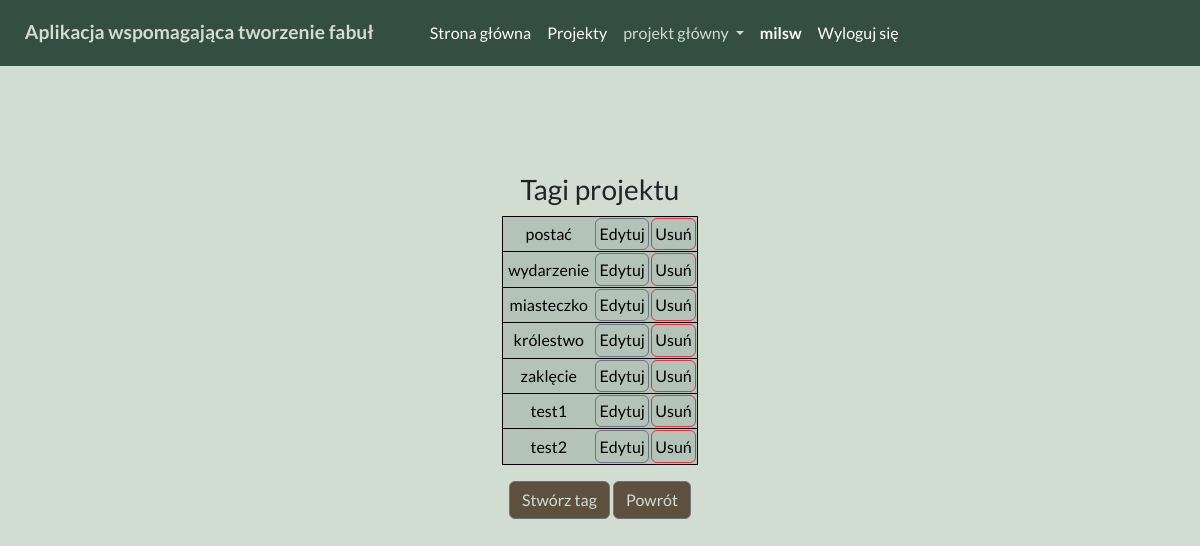
Page /project/8/tags (signed in) on the earlier database version.
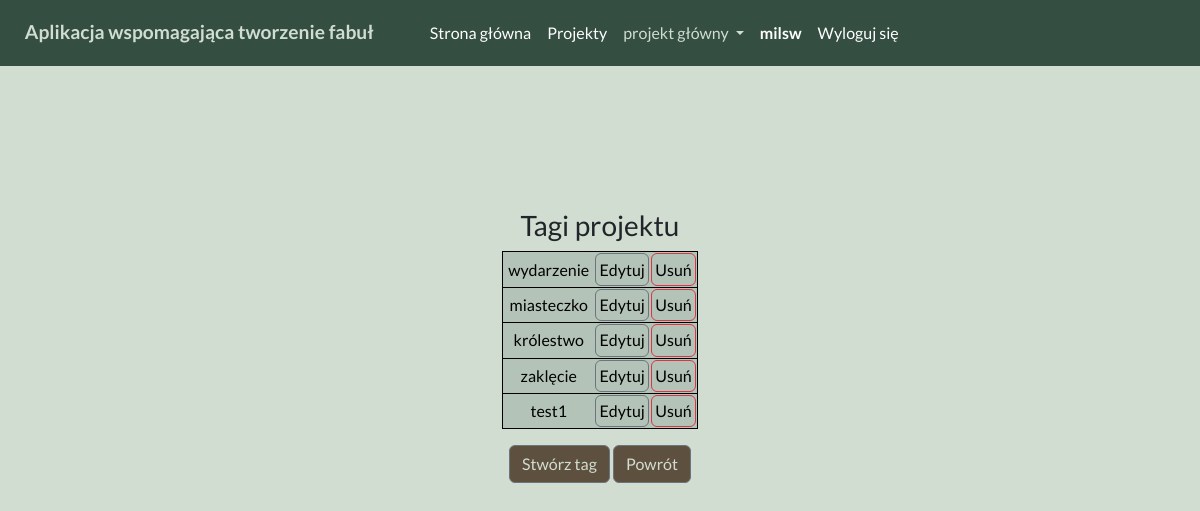
Same page on the later database version.
### aplikacja_dyplomowa/models.py (models this page shows)
class Tags(models.Model):
    tag_name = models.CharField(max_length=16)
    createdAt = models.DateTimeField(auto_now_add=True)
    updatedAt = models.DateTimeField(auto_now=True)
    project = models.ForeignKey(Projects, on_delete=models.CASCADE)
    user = models.ForeignKey(User, on_delete=models.CASCADE)
    class Meta:
        unique_together = ['tag_name', 'project', 'user']
    def __repr__(self):
        return f'{self.tag_name}'
    def __str__(self):
        return self.__repr__()

### aplikacja_dyplomowa/views.py (the view)
# urls.py: path('project/<str:project_pk>/tags', views.tag_list, name='tag_list'),
@login_required(login_url='login')
def tag_list(request, project_pk):
    try:
        project = Projects.objects.get(id=project_pk)
        if project.user != request.user:
            return redirect('access_denied')
    except Projects.DoesNotExist:
        return redirect('project_list')
    context = {
        'project': project,
        'tags': Tags.objects.filter(project=project)
    }
    return render(request, 'project_structure/tags/tag_list.html', context)

### aplikacja_dyplomowa/models.py (called while the page is built)
    def __repr__(self):
        return f'{self.project_name}'

    def __str__(self):
        return self.__repr__()

### templates/project_structure/tags/tag_list.html
{% extends 'base.html' %}
{% block content %}
    {% if tags|length == 0 %}
        <div class="container display-info text-center big-div">
            <h3> Ten projekt nie ma jeszcze żadnych tagów. </h3>
            <a href="{% url 'tag_create' project_pk=project.id %}" class="btn btn-secondary custom-from-button"> Stwórz pierwszy tag </a>
            <a href="{% url 'view_project' project_pk=project.id %}" class="btn btn-secondary custom-from-button"> Powrót </a>
        </div>
    {% else %}
        <div class="list-center text-center">
            <table>
                <th colspan="3"> <h3> Tagi projektu </h3> </th>
                {% for tag in tags %}
                    <tr class="custom-list-button tr-border">
                        <td> <a class="btn custom-list-button" href="{% url 'objects_by_tag' project_pk=project.id tag_pk=tag.id %}">
                            {{ tag }} </a>
                        </td>
                        <td> <a class="btn btn-secondary custom-list-button" href="{% url 'tag_update' project_pk=project.id tag_pk=tag.id %}"> Edytuj </a> </td>
                        <td> <a class="btn btn-danger custom-list-button" href="{% url 'tag_delete' project_pk=project.id tag_pk=tag.id %}"> Usuń </a> </td>
                    </tr>
                {% endfor %}
            </table>
            <div>
                <a href="{% url 'tag_create' project_pk=project.id %}" class="btn btn-secondary custom-from-button"> Stwórz tag </a>
                <a href="{% url 'view_project' project_pk=project.id %}" class="btn btn-secondary custom-from-button"> Powrót </a>
            </div>
        </div>
    {% endif %}
{% endblock %}

Differences in the rows shown:
removed Tags: tag_name "postać"
removed Tags: tag_name "test2"
